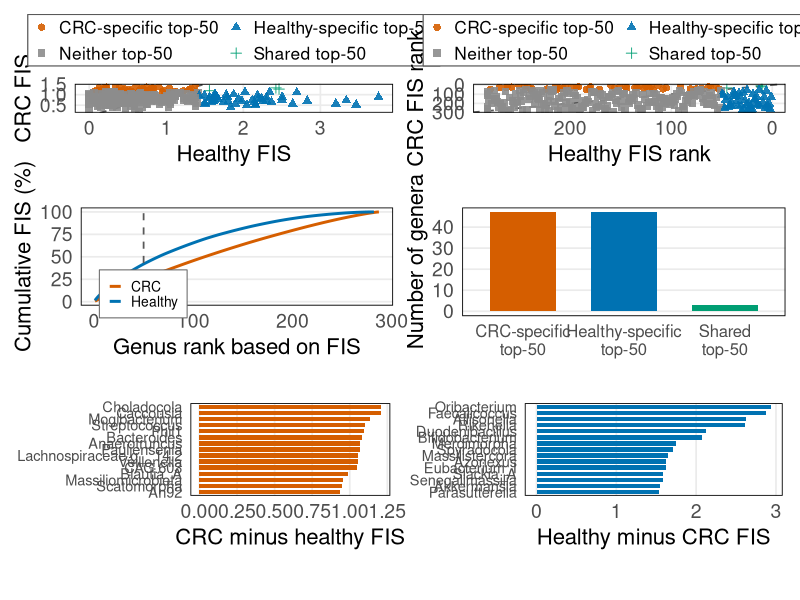

This chart was generated by the following R code:
## ============================================================
## CRC vs HEALTHY FIS comparison: concise table + combined figure
## Bioinformatics revision
## ============================================================

library(dplyr)
library(ggplot2)
library(patchwork)

## ---- Input summary tables ----
CRC_FIS <- read.csv(
  "Output/Output_FIS_summary_table.csv",
  stringsAsFactors = FALSE
)

HEALTHY_FIS <- read.csv(
  "Output_HEALTHY_vs_CRC/Output_FIS_HEALTHY_summary_table.csv",
  stringsAsFactors = FALSE
)

## ---- Output folder ----
out_dir <- "Output_HEALTHY_vs_CRC"

## ---- Color palette ----
col_crc     <- "#D55E00"   # red-orange
col_healthy <- "#0072B2"   # blue
col_shared  <- "#009E73"   # green
col_neither <- "grey55"

group_cols <- c(
  "CRC-specific top-50"     = col_crc,
  "Healthy-specific top-50" = col_healthy,
  "Shared top-50"           = col_shared,
  "Neither top-50"          = col_neither
)

## ---- Rename columns for merge ----
CRC_FIS2 <- CRC_FIS %>%
  dplyr::select(
    Genus,
    Rank_CRC = Rank_90,
    FIS_CRC = FIS_90,
    CumFIS_CRC = Cumulative_FIS_percent,
    SelectedMetabolites_CRC = Selected_Metabolites_90,
    MedianPval_CRC = Median_Bayesian_pvalue_90_selected_edges,
    PercentileRank_CRC = Percentile_Rank_90
  )

HEALTHY_FIS2 <- HEALTHY_FIS %>%
  dplyr::select(
    Genus,
    Rank_HEALTHY = Rank_90,
    FIS_HEALTHY = FIS_90,
    CumFIS_HEALTHY = Cumulative_FIS_percent,
    SelectedMetabolites_HEALTHY = Selected_Metabolites_90,
    MedianPval_HEALTHY = Median_Bayesian_pvalue_90_selected_edges,
    PercentileRank_HEALTHY = Percentile_Rank_90
  )

## ---- Full comparison table ----
FIS_compare <- CRC_FIS2 %>%
  full_join(HEALTHY_FIS2, by = "Genus") %>%
  mutate(
    Delta_FIS = FIS_CRC - FIS_HEALTHY,
    Abs_Delta_FIS = abs(Delta_FIS),
    Rank_Shift = Rank_HEALTHY - Rank_CRC,
    Percentile_Shift = PercentileRank_CRC - PercentileRank_HEALTHY,
    Delta_SelectedMetabolites =
      SelectedMetabolites_CRC - SelectedMetabolites_HEALTHY,
    Top50_CRC = Rank_CRC <= 50,
    Top50_HEALTHY = Rank_HEALTHY <= 50,
    Group_Label = case_when(
      Top50_CRC & Top50_HEALTHY ~ "Shared top-50",
      Top50_CRC & !Top50_HEALTHY ~ "CRC-specific top-50",
      !Top50_CRC & Top50_HEALTHY ~ "Healthy-specific top-50",
      TRUE ~ "Neither top-50"
    ),
    Direction = case_when(
      Delta_FIS > 0 ~ "CRC-enriched",
      Delta_FIS < 0 ~ "Healthy-enriched",
      TRUE ~ "No difference"
    )
  ) %>%
  arrange(Rank_CRC)

## ============================================================
## One concise manuscript/supplement table
## ============================================================

top_crc_enriched <- FIS_compare %>%
  arrange(desc(Delta_FIS)) %>%
  slice_head(n = 10)

top_healthy_enriched <- FIS_compare %>%
  arrange(Delta_FIS) %>%
  slice_head(n = 10)

top_shared <- FIS_compare %>%
  filter(Group_Label == "Shared top-50") %>%
  arrange(Rank_CRC + Rank_HEALTHY) %>%
  slice_head(n = 10)

Table_diff_master_predictors <- bind_rows(
  top_crc_enriched,
  top_healthy_enriched,
  top_shared
) %>%
  mutate(
    Category = case_when(
      Genus %in% top_crc_enriched$Genus ~ "CRC-enriched",
      Genus %in% top_healthy_enriched$Genus ~ "Healthy-enriched",
      Genus %in% top_shared$Genus ~ "Shared top-50"
    ),
    FIS_CRC = round(FIS_CRC, 2),
    FIS_HEALTHY = round(FIS_HEALTHY, 2),
    Delta_FIS = round(Delta_FIS, 2),
    Percentile_Shift = round(Percentile_Shift, 1)
  ) %>%
  dplyr::select(
    Category,
    Genus,
    Rank_CRC,
    FIS_CRC,
    SelectedMetabolites_CRC,
    Rank_HEALTHY,
    FIS_HEALTHY,
    SelectedMetabolites_HEALTHY,
    Delta_FIS,
    Percentile_Shift
  )

write.csv(
  Table_diff_master_predictors,
  file.path(out_dir, "Table_CRC_HEALTHY_differential_master_predictors.csv"),
  row.names = FALSE
)

## ---- Summary numbers for manuscript text ----
top50_crc <- FIS_compare %>% filter(Top50_CRC) %>% pull(Genus)
top50_healthy <- FIS_compare %>% filter(Top50_HEALTHY) %>% pull(Genus)

overlap_top50 <- intersect(top50_crc, top50_healthy)
crc_only_top50 <- setdiff(top50_crc, top50_healthy)
healthy_only_top50 <- setdiff(top50_healthy, top50_crc)

jaccard_top50 <- length(overlap_top50) / length(union(top50_crc, top50_healthy))

cat("\nTop-50 comparison summary:\n")
cat("CRC top-50:", length(top50_crc), "\n")
cat("Healthy top-50:", length(top50_healthy), "\n")
cat("Shared top-50:", length(overlap_top50), "\n")
cat("CRC-specific top-50:", length(crc_only_top50), "\n")
cat("Healthy-specific top-50:", length(healthy_only_top50), "\n")
cat("Jaccard overlap:", round(jaccard_top50, 4), "\n")
cat("CRC cumulative FIS at top 50:",
    CRC_FIS$Cumulative_FIS_percent[CRC_FIS$Rank_90 == 50], "%\n")
cat("Healthy cumulative FIS at top 50:",
    HEALTHY_FIS$Cumulative_FIS_percent[HEALTHY_FIS$Rank_90 == 50], "%\n")

## ============================================================
## Combined manuscript-ready figure: balanced 3 x 2 panel
## ============================================================

base_theme <- theme_minimal(base_size = 13) +
  theme(
    panel.grid.minor = element_blank(),
    panel.border = element_rect(color = "black", fill = NA, linewidth = 0.6),
    axis.title.x = element_text(size = 16, margin = margin(t = 4)),
    axis.title.y = element_text(size = 16, margin = margin(r = -6)),
    axis.text = element_text(size = 14),
    legend.title = element_blank(),
    plot.margin = margin(7, 7, 7, 7)
  )

legend_top_2line <- theme(
  legend.position = "top",
  legend.box = "vertical",
  legend.background = element_rect(color = "grey35", fill = "white", linewidth = 0.35),
  legend.box.background = element_rect(color = "grey35", fill = "white", linewidth = 0.35),
  legend.margin = margin(3, 4, 3, 4),
  legend.key.size = unit(0.42, "cm"),
  legend.text = element_text(size = 12.5)
)

## ---- A. CRC vs Healthy FIS scatterplot ----
p_fis_scatter <- ggplot(
  FIS_compare,
  aes(x = FIS_HEALTHY, y = FIS_CRC)
) +
  geom_abline(slope = 1, intercept = 0,
              linetype = "dashed", linewidth = 0.6, color = "grey35") +
  geom_point(aes(color = Group_Label, shape = Group_Label),
             size = 2.2, alpha = 0.9) +
  scale_color_manual(values = group_cols) +
  guides(
    color = guide_legend(nrow = 2, byrow = TRUE),
    shape = guide_legend(nrow = 2, byrow = TRUE)
  ) +
  labs(
    x = "Healthy FIS",
    y = "CRC FIS"
  ) +
  base_theme +
  legend_top_2line

p_fis_scatter <- p_fis_scatter +
  theme(
    axis.title.y = element_text(margin = margin(r = 3)),
    plot.margin = margin(5, 5, 5, 5)
  )

## ---- B. Rank comparison plot ----
p_rank_scatter <- ggplot(
  FIS_compare,
  aes(x = Rank_HEALTHY, y = Rank_CRC)
) +
  geom_abline(slope = 1, intercept = 0,
              linetype = "dashed", linewidth = 0.6, color = "grey35") +
  geom_point(aes(color = Group_Label, shape = Group_Label),
             size = 2.2, alpha = 0.9) +
  scale_color_manual(values = group_cols) +
  scale_x_reverse() +
  scale_y_reverse() +
  guides(
    color = guide_legend(nrow = 2, byrow = TRUE),
    shape = guide_legend(nrow = 2, byrow = TRUE)
  ) +
  labs(
    x = "Healthy FIS rank",
    y = "CRC FIS rank"
  ) +
  base_theme +
  legend_top_2line

p_rank_scatter <- p_rank_scatter +
  theme(
    axis.title.y = element_text(margin = margin(r = 3)),
    plot.margin = margin(5, 5, 5, 5)
  )

## ---- C. Cumulative FIS comparison curve ----
CRC_curve <- CRC_FIS %>%
  arrange(Rank_90) %>%
  mutate(Group = "CRC") %>%
  dplyr::select(Rank_90, Cumulative_FIS_percent, Group)

HEALTHY_curve <- HEALTHY_FIS %>%
  arrange(Rank_90) %>%
  mutate(Group = "Healthy") %>%
  dplyr::select(Rank_90, Cumulative_FIS_percent, Group)

cum_curve <- bind_rows(CRC_curve, HEALTHY_curve)

p_cum_curve <- ggplot(
  cum_curve,
  aes(x = Rank_90, y = Cumulative_FIS_percent, color = Group)
) +
  geom_line(linewidth = 1.0) +
  geom_vline(xintercept = 50,
             linetype = "dashed", linewidth = 0.6, color = "grey35") +
  scale_color_manual(values = c("CRC" = col_crc, "Healthy" = col_healthy)) +
  labs(
    x = "Genus rank based on FIS",
    y = "Cumulative FIS (%)"
  ) +
  base_theme +
  theme(
    panel.grid.major.x = element_blank(),
    legend.position = c(0.20, 0.12),
    legend.background = element_rect(color = "grey40", fill = "white", linewidth = 0.35),
    legend.key.size = unit(0.35, "cm"),
    legend.text = element_text(size = 10)
  )

p_cum_curve <- p_cum_curve +
  theme(
    axis.title.y = element_text(margin = margin(r = 3)),
    plot.margin = margin(5, 5, 5, 5)
  )

## ---- D. Top-50 classification counts ----
class_counts <- FIS_compare %>%
  filter(Top50_CRC | Top50_HEALTHY) %>%
  count(Group_Label) %>%
  mutate(
    Group_Label = factor(
      Group_Label,
      levels = c(
        "Shared top-50",
        "CRC-specific top-50",
        "Healthy-specific top-50"
      )
    ),
    Group_Label_plot = case_when(
      Group_Label == "Shared top-50" ~ "Shared\ntop-50",
      Group_Label == "CRC-specific top-50" ~ "CRC-specific\ntop-50",
      Group_Label == "Healthy-specific top-50" ~ "Healthy-specific\ntop-50"
    )
  )

p_class_counts <- ggplot(
  class_counts,
  aes(x = Group_Label_plot, y = n, fill = Group_Label)
) +
  geom_col(width = 0.65) +
  scale_fill_manual(values = group_cols) +
  labs(
    x = NULL,
    y = "Number of genera"
  ) +
  base_theme +
  theme(
    legend.position = "none",
    panel.grid.major.x = element_blank(),
    axis.text.x = element_text(size = 12, angle = 0, hjust = 0.5, lineheight = 0.9)
  )

p_class_counts <- p_class_counts +
  theme(
    axis.title.y = element_text(margin = margin(r = 3)),
    plot.margin = margin(5, 5, 5, 5)
  )

## ---- E. CRC-enriched barplot ----
plot_crc_enriched <- FIS_compare %>%
  arrange(desc(Delta_FIS)) %>%
  slice_head(n = 15) %>%
  mutate(Genus = factor(Genus, levels = rev(Genus)))

p_crc_enriched <- ggplot(
  plot_crc_enriched,
  aes(x = Genus, y = Delta_FIS)
) +
  geom_col(width = 0.75, fill = col_crc) +
  coord_flip() +
  labs(
    x = NULL,
    y = "CRC minus healthy FIS"
  ) +
  base_theme +
  theme(
    legend.position = "none",
    panel.grid.major.y = element_blank(),
    axis.text.y = element_text(size = 10.5)
  )

## ---- F. Healthy-enriched barplot ----
plot_healthy_enriched <- FIS_compare %>%
  arrange(Delta_FIS) %>%
  slice_head(n = 15) %>%
  mutate(
    Delta_FIS_abs = abs(Delta_FIS),
    Genus = factor(Genus, levels = rev(Genus))
  )

p_healthy_enriched <- ggplot(
  plot_healthy_enriched,
  aes(x = Genus, y = Delta_FIS_abs)
) +
  geom_col(width = 0.75, fill = col_healthy) +
  coord_flip() +
  labs(
    x = NULL,
    y = "Healthy minus CRC FIS"
  ) +
  base_theme +
  theme(
    legend.position = "none",
    panel.grid.major.y = element_blank(),
    axis.text.y = element_text(size = 10.5)
  )


## ---- Force equal panel boxes without axis-column alignment ----
combined_fig <-
  (
    (wrap_elements(full = p_fis_scatter) +
       wrap_elements(full = p_rank_scatter)) /
      
      plot_spacer() /
      
      (wrap_elements(full = p_cum_curve) +
         wrap_elements(full = p_class_counts)) /
      
      plot_spacer() /
      
      (wrap_elements(full = p_crc_enriched) +
         wrap_elements(full = p_healthy_enriched)) /
      
      plot_spacer()
  ) +
  plot_layout(
    ncol = 1,
    heights = c(
      1.0,   # row 1
      0.08,  # whitespace
      1.0,   # row 2
      0.08,  # whitespace
      1.0,   # row 3
      0.12   # bottom whitespace
    )
  )

ggsave(
  file.path(out_dir, "Figure_CRC_HEALTHY_master_predictor_comparison.png"),
  combined_fig,
  width = 15.8,
  height = 16.8,
  dpi = 400
)



cat("\nSaved files:\n")
cat("1. Table_CRC_HEALTHY_differential_master_predictors.csv\n")
cat("2. Figure_CRC_HEALTHY_master_predictor_comparison.png\n")
